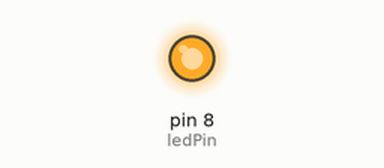
Simulated run of this sketch. Board: Arduino Uno, built with avr-gcc and run on an emulated ATmega328P. Parts: output pins drawn as LEDs (lit = HIGH).

Above: at 2.5 s.
At 7.5 s:
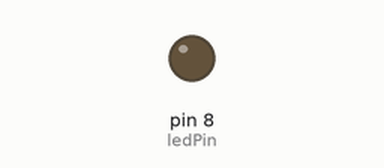
Timing chart, 0 to 13.0 s (numbered marks = the images above):
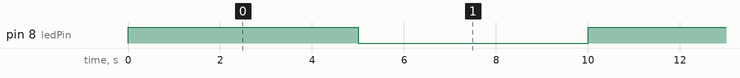

Measured:
- by itself, pin 8 (ledPin): alternates HIGH for 5.0 s and LOW for 5.0 s

The sketch:

01-Encender_Apagar_Led_Simple.ino
```cpp
const int ledPin = 8;  //           Selecciona el (GPIO15) de la RPY Pico donde se enviara el pulso de encendido, esto es solo
//                                  una variable constante que contiene el (GPIO) que se usara.
void setup() {
  pinMode(ledPin, OUTPUT);  //    Se coloca pin mode a modo de seleccion de pin en variable  y se pone en estado  de  salida
}  //                             pinMode siempre pide 2 parametros, el (GPIO) a usar y el estado (OUTPU/INPUT).

void loop() {
  digitalWrite(ledPin, HIGH);  // Enciende el led escribiendo los cambios sobre el (GPIO) seleccionado y colocandolo en alto
  delay(5000);                 //                Espera 1 segundo para hacer la siguiente instruccion.
  digitalWrite(ledPin, LOW);   //  Apaga el led
  delay(5000);                 //                Espera 1 segundo para hacer la siguiente instruccion.
}

// Documentación:q
//
// Para poder encender y apagar un led usando Arduino es necesario establecer primero el número de pin que  se va a utilizar,
// esto lo que indica es que pin físico se usara a modo de puerto o conexión, para ello se usa  una variable  común  de tipo
// entera, pero para mí esta debe de colocarse como una constante, ya que este valor no cambiara y el lenguaje es c++ /(cpp)
// para los amigos.
//
// const int ledPin=8;
//
// Se declara una constante de tipo entera bajo el nombre de ledPin, y finalmente se iguala al número de pin que se utilizara,
// en este caso será el 8.
//
// Continuando con la configuración del setup, se debe colocar el estado inicial del pin mediante su función, para ello se usa
// la función  (pinMode) que llama a 2 parámetros, esta función le indica al pin utilizado en que modo debe ponerse, para ello
// el primer parámetro solicitado es cual es el pin que recibirá esta función, es decir el número o variable que lo contiene y
// el segundo parámetro el tipo de modo, si es entrada, salida u otra cosa, en este caso es OUTPUT, dejando la línea  de  esta
// forma.
//
// pinMode(ledPin, OUTPUT);
//
// Ahora para la parte del loop es necesario indicar una función que haga que la puerta o el PMW se ponga en alto o en bajo se
// usa la función (digitalWrite) algo así como escribir los cambios y esta función tiene 2 parámetros nuevamente el primero es
// el pin que se colocara en alto o bajo, en este caso su variable  definida desde  el inicio, y  después el  estado que  este
// tendrá, como queremos encenderlo entonces su valor será (HIGH), dejando la instrucción de la siguiente forma.
//
// digitalWrite(ledPin, HIGH);
// La siguiente instrucción es un (delay) su función es esperar o dar un tiempo de espera, esta solo tiene un parámetro  y  es
// su número en unidades de tiempo donde 1000 = a 1 segundo.
//
// delay(1000);
//
// finalmente, para apagar el led, se usa exactamente la misma función que se usó para encender y este es: digitalWrite con sus
// 2 parámetros, el primero donde se aplicará el cambio que es la variable que lo contiene ledPin, y el otro el estado, LOW  en
// este caso para apagarlo.
//
// digitalWrite(ledPin, LOW);
//
//
// EXPLICACION BREVE:
// Este código  hace que el  led  conectado al pin 8 del Arduino, en su parte positiva mande una señal PWM para encender el led
// con toda su intensidad de un golpe, este envía el pulso por el  pin 8, pasa por su parte  positiva y de  después  cruza a la
// parte negativa, que está conectada a una resistencia de 220  ohmios,  y a  su vez  su extremo a GND del propio Arduino, para
// poder alimentar al diodo led, cuando entre en ejecución primero se configura  el  número  de  pin en  una variable constante,
// después se establece la comunicación con el propio  pin colocando  el pin en modo  salida, finalmente en  la  parte del loop,
//  se establece que se creara un bucle infinito donde el diodo leed recibirá la señal PWM en alto, esperará 1 segundo, después
// abajará la señal PWM abajo y se apagará, esperará 1 segundo y volverá a repetir el mismo ciclo una y otra vez.
//
// By ElizaldeStar.
```
